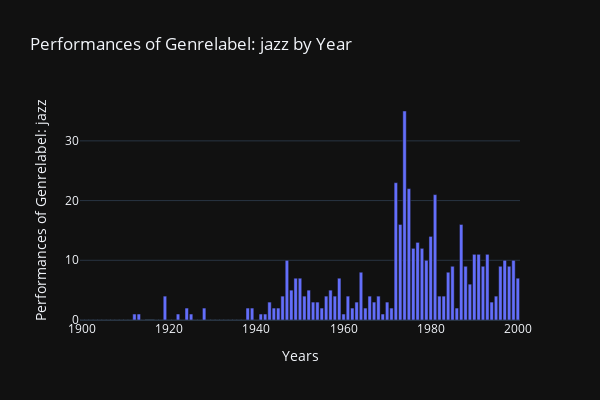

The cell this chart's notebook holds for it:
### Code cell
# do this with the exact column name and specific value you want to create a graph for. see examples above
make_bar_chart(data, 'genreLabel', 'jazz')

### Figure 1 — Plotly figure (JSON) as saved in the notebook; plotly's stock layout.template omitted (floating-point values rounded to 4 significant figures)
{"data": [{"alignmentgroup": "True", "hovertemplate": "Years=%{x}<br>Performances of Genrelabel: jazz=%{y}<extra></extra>", "legendgroup": "", "marker": {"color": "#636efa", "pattern": {"shape": ""}}, "name": "", "offsetgroup": "", "orientation": "v", "showlegend": false, "textposition": "auto", "type": "bar", "x": [1900, 1901, 1902, 1903, 1904, 1905, 1906, 1907, 1908, 1909, 1910, 1911, 1912, 1913, 1914, 1917, 1918, 1919, 1920, 1921, 1922, 1923, 1924, 1925, 1926, 1927, 1928, 1929, 1930, 1931, 1932, 1933, 1934, 1935, 1936, 1937, 1938, 1939, 1940, 1941, 1942, 1943, 1944, 1945, 1946, 1947, 1948, 1949, 1950, 1951, 1952, 1953, 1954, 1955, 1956, 1957, 1958, 1959, 1960, 1961, 1962, 1963, 1964, 1965, 1966, 1967, 1968, 1969, 1970, 1971, 1972, 1973, 1974, 1975, 1976, 1977, 1978, 1979, 1980, 1981, 1982, 1983, 1984, 1985, 1986, 1987, 1988, 1989, 1990, 1991, 1992, 1993, 1994, 1995, 1996, 1997, 1998, 1999, 2000], "xaxis": "x", "y": [0, 0, 0, 0, 0, 0, 0, 0, 0, 0, 0, 0, 1, 1, 0, 0, 0, 4, 0, 0, 1, 0, 2, 1, 0, 0, 2, 0, 0, 0, 0, 0, 0, 0, 0, 0, 2, 2, 0, 1, 1, 3, 2, 2, 4, 10, 5, 7, 7, 4, 5, 3, 3, 2, 4, 5, 4, 7, 1, 4, 2, 3, 8, 2, 4, 3, 4, 1, 3, 2, 23, 16, 35, 22, 12, 13, 12, 10, 14, 21, 4, 4, 8, 9, 2, 16, 9, 6, 11, 11, 9, 11, 3, 4, 9, 10, 9, 10, 7], "yaxis": "y"}], "layout": {"barmode": "relative", "height": 400, "legend": {"tracegroupgap": 0}, "title": {"text": "Performances of Genrelabel: jazz by Year"}, "width": 600, "xaxis": {"anchor": "y", "domain": [0, 1], "title": {"text": "Years"}}, "yaxis": {"anchor": "x", "domain": [0, 1], "title": {"text": "Performances of Genrelabel: jazz"}}}}
